Frame 1 (no input): blank canvas, image omitted
Frame 60 (no input): blank canvas, image omitted
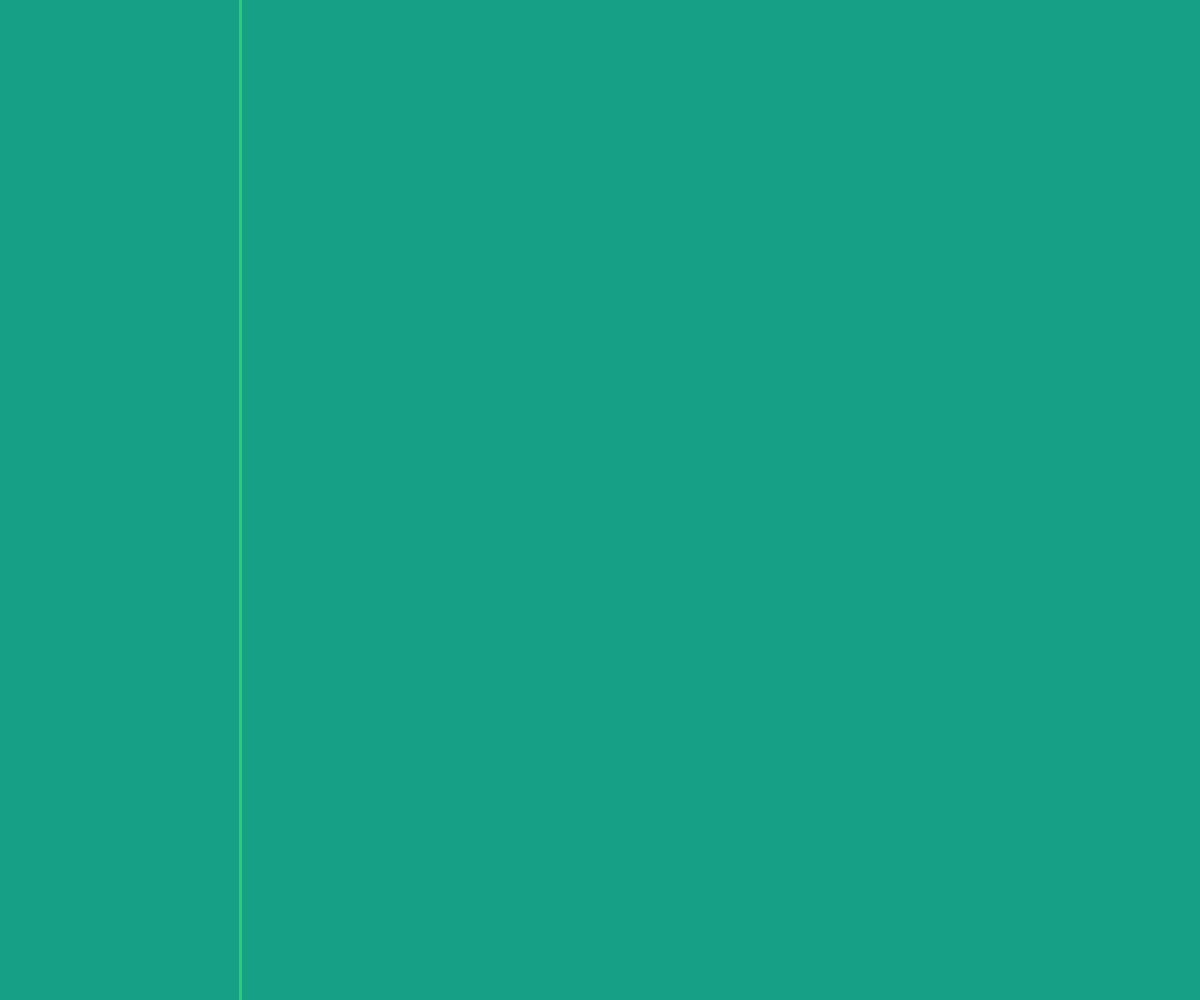
Frame 120 (the mouse pressed at the canvas centre since frame 60)

The p5.js sketch whose frames 1 and 60 were blank and that drew this single picture after the mouse press (run headless with seeded random() and noise() and a simulated clock; from frame 60 on, the mouse is pressed at the canvas centre):

// p5.js sketch
// ── sketch.js
var distance_left;

function setup() {
    createCanvas(window.innerWidth, window.innerHeight);
}

function draw() {
  background(22, 160, 133);
  stroke(46, 204, 113);
  strokeWeight(3);
  distance_left = random(width); // to hold a variable for the starting points for both line
  // draw the line
  line(distance_left, 0, distance_left, height);
}
